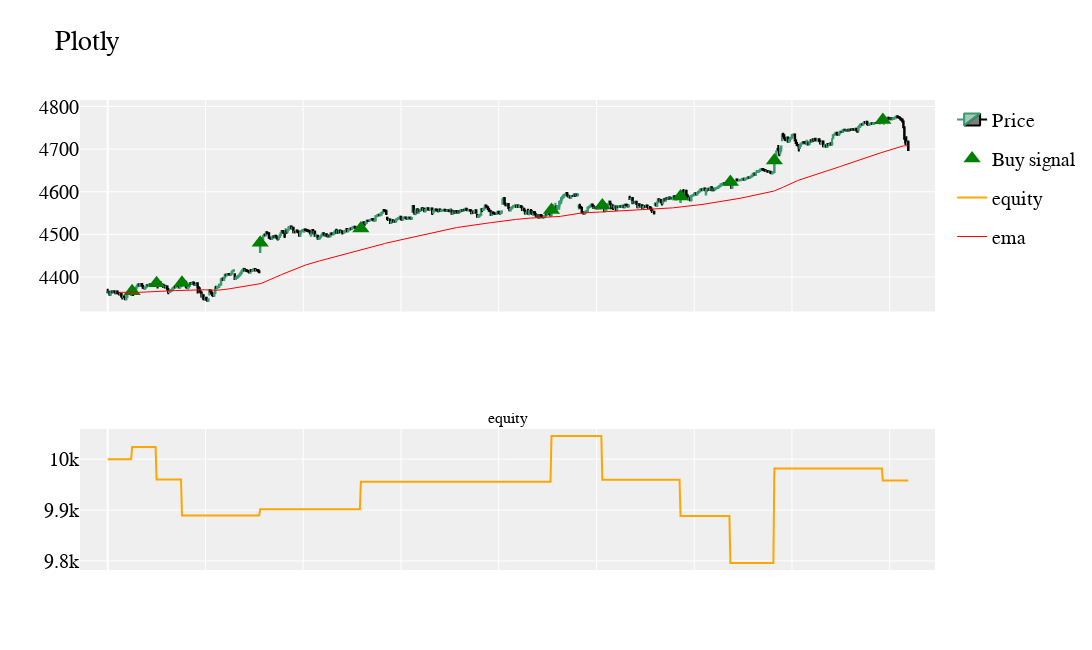

Notebook code for this chart:
### Code cell
ploting_results_Breakout(list_of_stock_data[0])

### Figure 1 — Plotly figure (JSON) as saved in the notebook; plotly's stock layout.template omitted (floating-point values rounded to 4 significant figures; data arrays with more than 128 entries replaced by an {"elided": "..."} marker saying what was removed)
{"data": [{"close": {"elided": "820 float values"}, "decreasing": {"line": {"color": "black"}}, "high": {"elided": "820 float values"}, "increasing": {"line": {"color": "rgba(16, 38, 32)"}}, "low": {"elided": "820 float values"}, "name": "Price", "open": {"elided": "820 float values"}, "type": "candlestick", "x": {"elided": "820 int values"}, "xaxis": "x", "yaxis": "y"}, {"marker": {"color": "green", "size": 15, "symbol": "triangle-up"}, "mode": "markers", "name": "Buy signal", "type": "scatter", "x": [25, 50, 76, 156, 259, 454, 506, 586, 637, 682, 793], "xaxis": "x", "y": [4367.0, 4385.0, 4387.0, 4480.0, 4514.0, 4557.0, 4568.0, 4589.0, 4623.0, 4673.0, 4768.0], "yaxis": "y"}, {"line": {"color": "orange"}, "name": "equity", "type": "scatter", "x": {"elided": "820 int values"}, "xaxis": "x2", "y": {"elided": "820 float values"}, "yaxis": "y2"}, {"marker": {"color": "red", "size": 15, "symbol": "triangle-down"}, "mode": "markers", "name": "Sell signal", "type": "scatter", "x": [], "xaxis": "x", "y": [], "yaxis": "y"}, {"legendgroup": "1", "line": {"color": "red", "width": 1}, "name": "ema", "type": "scatter", "x": {"elided": "820 int values"}, "xaxis": "x", "y": {"elided": "820 float values"}, "yaxis": "y"}], "layout": {"annotations": [{"font": {"size": 16}, "showarrow": false, "text": " ", "x": 0.5, "xanchor": "center", "xref": "paper", "y": 1, "yanchor": "bottom", "yref": "paper"}, {"font": {"size": 16}, "showarrow": false, "text": "equity", "x": 0.5, "xanchor": "center", "xref": "paper", "y": 0.3, "yanchor": "bottom", "yref": "paper"}], "font": {"color": "#000000", "family": "Monospace", "size": 20}, "height": 650, "plot_bgcolor": "#efefef", "title": {"text": "Plotly"}, "width": 1200, "xaxis": {"anchor": "y", "autorange": true, "domain": [0, 1], "matches": "x2", "range": [-27.4, 845.4], "rangeslider": {"visible": false, "yaxis": {}}, "showticklabels": false, "type": "linear"}, "xaxis2": {"anchor": "y2", "autorange": true, "domain": [0, 1], "range": [-27.4, 845.4], "showticklabels": false, "type": "linear"}, "yaxis": {"anchor": "x", "autorange": true, "domain": [0.55, 1], "range": [4319.0, 4815.0], "type": "linear"}, "yaxis2": {"anchor": "x2", "autorange": true, "domain": [0, 0.3], "range": [9782.0, 10060.0], "type": "linear"}}}
